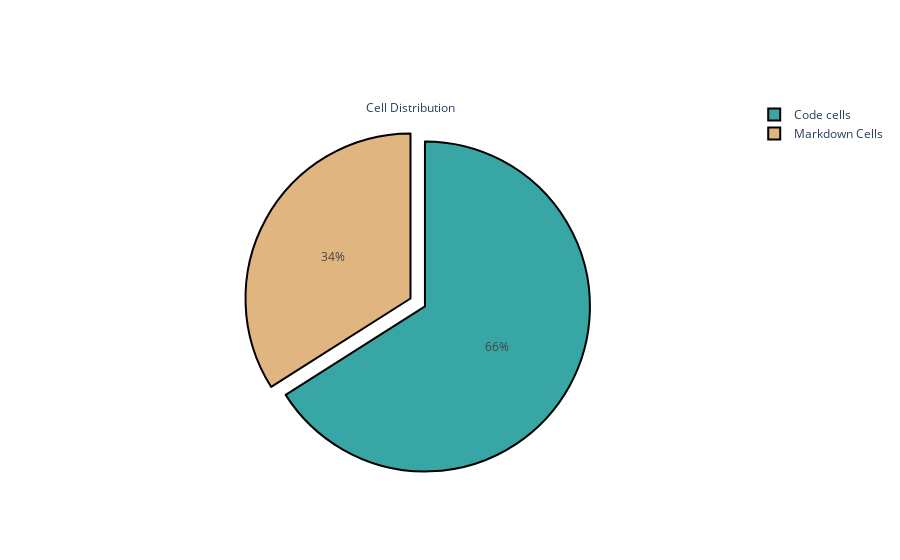

Notebook source saved alongside this figure:
### Code cell
code_df = df[df['cell_type'] == 'code']
md_df = df[df['cell_type'] == 'markdown']

# Number of cells in each type
print(f'Number of code cells: {len(code_df)}')
print(f'Number of markdown cells: {len(md_df)}')

# Cell distribution
labels=['Code cells', 'Markdown Cells']
values=[len(code_df), len(md_df)]
colors=['#38A6A5','#E1B580']

fig = go.Figure(data=[go.Pie(
    labels=labels, 
    values=values, 
    pull=[0.1, 0 ],
    title = 'Cell Distribution',
    marker=dict(colors=colors, 
                line=dict(color='#000000', 
                          width=2))
)])
fig.show()

### Figure 1 — Plotly figure (JSON) as saved in the notebook; plotly's stock layout.template omitted (floating-point values rounded to 4 significant figures)
{"data": [{"labels": ["Code cells", "Markdown Cells"], "marker": {"colors": ["#38A6A5", "#E1B580"], "line": {"color": "#000000", "width": 2}}, "pull": [0.1, 0], "title": {"text": "Cell Distribution"}, "type": "pie", "values": [4204578, 2166064]}], "layout": {}}
